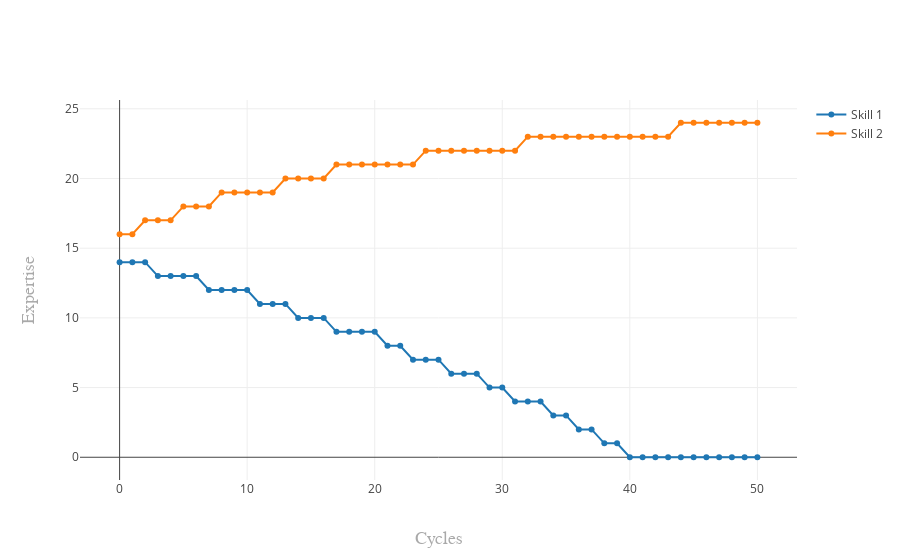

Notebook source saved alongside this figure:
### Code cell
my_workplace.plot_skills(my_workplace.agents[1])

### Figure 1 — Plotly figure (JSON) as saved in the notebook; plotly's stock layout.template omitted (floating-point values rounded to 4 significant figures)
{"data": [{"mode": "lines+markers", "name": "Skill 1", "type": "scatter", "uid": "01b35ec0-7d9e-4211-99a1-f3668f694ad9", "x": [0, 1, 2, 3, 4, 5, 6, 7, 8, 9, 10, 11, 12, 13, 14, 15, 16, 17, 18, 19, 20, 21, 22, 23, 24, 25, 26, 27, 28, 29, 30, 31, 32, 33, 34, 35, 36, 37, 38, 39, 40, 41, 42, 43, 44, 45, 46, 47, 48, 49, 50], "y": [14, 14, 14, 13, 13, 13, 13, 12, 12, 12, 12, 11, 11, 11, 10, 10, 10, 9, 9, 9, 9, 8, 8, 7, 7, 7, 6, 6, 6, 5, 5, 4, 4, 4, 3, 3, 2, 2, 1, 1, 0, 0, 0, 0, 0, 0, 0, 0, 0, 0, 0]}, {"mode": "lines+markers", "name": "Skill 2", "type": "scatter", "uid": "921f5e8a-eba0-49d7-ba99-2527b52787ee", "x": [0, 1, 2, 3, 4, 5, 6, 7, 8, 9, 10, 11, 12, 13, 14, 15, 16, 17, 18, 19, 20, 21, 22, 23, 24, 25, 26, 27, 28, 29, 30, 31, 32, 33, 34, 35, 36, 37, 38, 39, 40, 41, 42, 43, 44, 45, 46, 47, 48, 49, 50], "y": [16, 16, 17, 17, 17, 18, 18, 18, 19, 19, 19, 19, 19, 20, 20, 20, 20, 21, 21, 21, 21, 21, 21, 21, 22, 22, 22, 22, 22, 22, 22, 22, 23, 23, 23, 23, 23, 23, 23, 23, 23, 23, 23, 23, 24, 24, 24, 24, 24, 24, 24]}], "layout": {"xaxis": {"title": "Cycles", "titlefont": {"color": "darkgrey", "family": "Arial, sans-serif", "size": 18}}, "yaxis": {"title": "Expertise", "titlefont": {"color": "darkgrey", "family": "Arial, sans-serif", "size": 18}}}}
